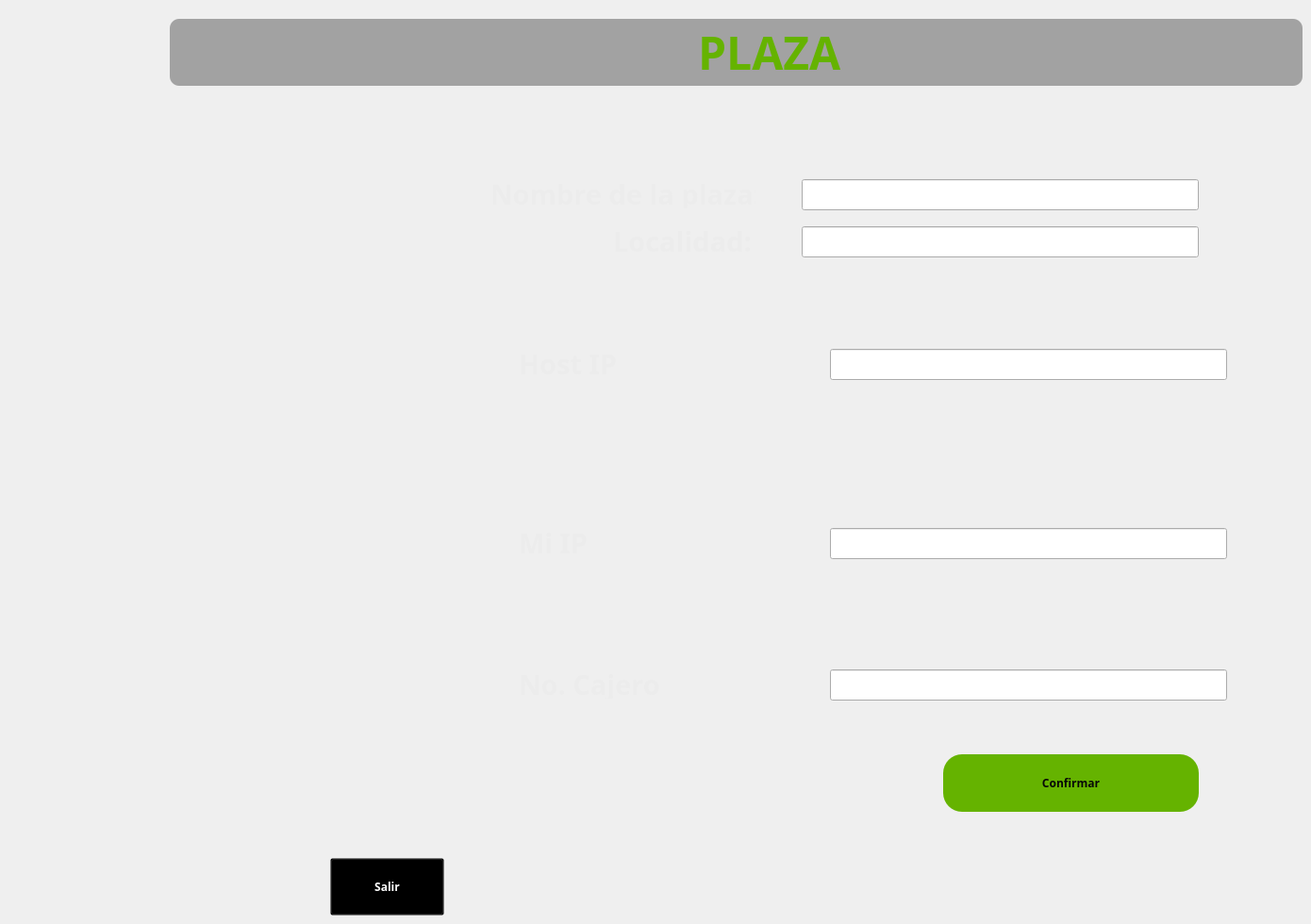
   <widget class="QWidget" name="page_3">
    <widget class="QGroupBox" name="groupBox_56">
     <property name="geometry">
      <rect>
       <x>180</x>
       <y>20</y>
       <width>1201</width>
       <height>71</height>
      </rect>
     </property>
     <property name="styleSheet">
      <string notr="true">background-color: rgb(48, 48, 48,40%);
border-radius:10%;</string>
     </property>
     <property name="title">
      <string/>
     </property>
     <widget class="QLabel" name="label_134">
      <property name="geometry">
       <rect>
        <x>560</x>
        <y>10</y>
        <width>201</width>
        <height>51</height>
       </rect>
      </property>
      <property name="font">
       <font>
        <family>Sans Serif</family>
        <pointsize>36</pointsize>
        <weight>75</weight>
        <italic>false</italic>
        <bold>true</bold>
       </font>
      </property>
      <property name="styleSheet">
       <string notr="true">background-color:transparent;
color:rgb(101, 179, 0)</string>
      </property>
      <property name="text">
       <string>PLAZA</string>
      </property>
     </widget>
    </widget>
    <widget class="QLabel" name="ltime_36">
     <property name="geometry">
      <rect>
       <x>550</x>
       <y>370</y>
       <width>281</width>
       <height>31</height>
      </rect>
     </property>
     <property name="font">
      <font>
       <family>Droid Sans</family>
       <pointsize>22</pointsize>
       <weight>75</weight>
       <italic>false</italic>
       <bold>true</bold>
      </font>
     </property>
     <property name="styleSheet">
      <string notr="true">background-color:transparent;
color:rgb(236, 236, 236);
</string>
     </property>
     <property name="text">
      <string>Host IP</string>
     </property>
    </widget>
    <widget class="QLineEdit" name="llol">
     <property name="geometry">
      <rect>
       <x>850</x>
       <y>240</y>
       <width>421</width>
       <height>33</height>
      </rect>
     </property>
     <property name="styleSheet">
      <string notr="true">color:white;</string>
     </property>
    </widget>
    <widget class="QLineEdit" name="lip">
     <property name="geometry">
      <rect>
       <x>880</x>
       <y>560</y>
       <width>421</width>
       <height>33</height>
      </rect>
     </property>
     <property name="styleSheet">
      <string notr="true">color:white;</string>
     </property>
    </widget>
    <widget class="QPushButton" name="bconfirmarplaza">
     <property name="geometry">
      <rect>
       <x>1000</x>
       <y>800</y>
       <width>271</width>
       <height>61</height>
      </rect>
     </property>
     <property name="font">
      <font>
       <family>Sans Serif</family>
       <weight>75</weight>
       <italic>false</italic>
       <bold>true</bold>
      </font>
     </property>
     <property name="styleSheet">
      <string notr="true">background-color:rgb(101, 179, 0);
color:rgb(7, 7, 7);
border-radius:20%</string>
     </property>
     <property name="text">
      <string>Confirmar</string>
     </property>
     <property name="iconSize">
      <size>
       <width>128</width>
       <height>128</height>
      </size>
     </property>
    </widget>
    <widget class="QLabel" name="ltime_10">
     <property name="geometry">
      <rect>
       <x>650</x>
       <y>240</y>
       <width>161</width>
       <height>31</height>
      </rect>
     </property>
     <property name="font">
      <font>
       <family>Droid Sans</family>
       <pointsize>22</pointsize>
       <weight>75</weight>
       <italic>false</italic>
       <bold>true</bold>
      </font>
     </property>
     <property name="styleSheet">
      <string notr="true">background-color:transparent;
color:rgb(236, 236, 236);
</string>
     </property>
     <property name="text">
      <string>Localidad: </string>
     </property>
    </widget>
    <widget class="QLineEdit" name="lcaj">
     <property name="geometry">
      <rect>
       <x>880</x>
       <y>710</y>
       <width>421</width>
       <height>33</height>
      </rect>
     </property>
     <property name="styleSheet">
      <string notr="true">color:white;</string>
     </property>
    </widget>
    <widget class="QLineEdit" name="lhost">
     <property name="geometry">
      <rect>
       <x>880</x>
       <y>370</y>
       <width>421</width>
       <height>33</height>
      </rect>
     </property>
     <property name="styleSheet">
      <string notr="true">color:white;</string>
     </property>
    </widget>
    <widget class="QLabel" name="ltime_35">
     <property name="geometry">
      <rect>
       <x>550</x>
       <y>560</y>
       <width>281</width>
       <height>31</height>
      </rect>
     </property>
     <property name="font">
      <font>
       <family>Droid Sans</family>
       <pointsize>22</pointsize>
       <weight>75</weight>
       <italic>false</italic>
       <bold>true</bold>
      </font>
     </property>
     <property name="styleSheet">
      <string notr="true">background-color:transparent;
color:rgb(236, 236, 236);
</string>
     </property>
     <property name="text">
      <string>Mi IP</string>
     </property>
    </widget>
    <widget class="QLabel" name="ltime_37">
     <property name="geometry">
      <rect>
       <x>550</x>
       <y>710</y>
       <width>281</width>
       <height>31</height>
      </rect>
     </property>
     <property name="font">
      <font>
       <family>Droid Sans</family>
       <pointsize>22</pointsize>
       <weight>75</weight>
       <italic>false</italic>
       <bold>true</bold>
      </font>
     </property>
     <property name="styleSheet">
      <string notr="true">background-color:transparent;
color:rgb(236, 236, 236);
</string>
     </property>
     <property name="text">
      <string>No. Cajero</string>
     </property>
    </widget>
    <widget class="QLineEdit" name="lnom">
     <property name="geometry">
      <rect>
       <x>850</x>
       <y>190</y>
       <width>421</width>
       <height>33</height>
      </rect>
     </property>
     <property name="styleSheet">
      <string notr="true">color:white;</string>
     </property>
    </widget>
    <widget class="QLabel" name="ltime_9">
     <property name="geometry">
      <rect>
       <x>520</x>
       <y>190</y>
       <width>281</width>
       <height>31</height>
      </rect>
     </property>
     <property name="font">
      <font>
       <family>Droid Sans</family>
       <pointsize>22</pointsize>
       <weight>75</weight>
       <italic>false</italic>
       <bold>true</bold>
      </font>
     </property>
     <property name="styleSheet">
      <string notr="true">background-color:transparent;
color:rgb(236, 236, 236);
</string>
     </property>
     <property name="text">
      <string>Nombre de la plaza: </string>
     </property>
    </widget>
    <widget class="QPushButton" name="salirplaza">
     <property name="geometry">
      <rect>
       <x>350</x>
       <y>910</y>
       <width>121</width>
       <height>61</height>
      </rect>
     </property>
     <property name="font">
      <font>
       <family>Sans Serif</family>
       <weight>75</weight>
       <italic>false</italic>
       <bold>true</bold>
      </font>
     </property>
     <property name="styleSheet">
      <string notr="true">background-color:transparent;
color:white;
</string>
     </property>
     <property name="text">
      <string>Salir</string>
     </property>
     <property name="icon">
      <iconset>
       <normaloff>../../../../../../../../media/pi/402bfe3d-37db-48a7-a515-31edccf953df/home/pi/Documents/iconos/fb5.png</normaloff>../../../../../../../../media/pi/402bfe3d-37db-48a7-a515-31edccf953df/home/pi/Documents/iconos/fb5.png</iconset>
     </property>
     <property name="iconSize">
      <size>
       <width>128</width>
       <height>128</height>
      </size>
     </property>
    </widget>
   </widget>
